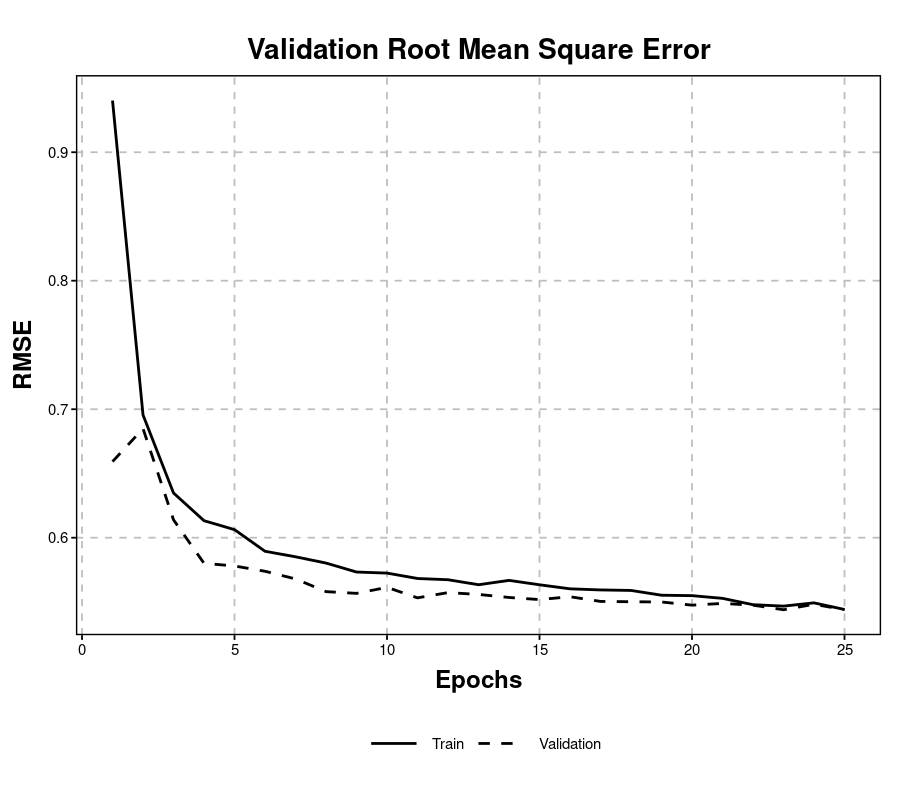

R code for this plot:
theme_Publication <- function(base_size=14, base_family="helvetica") {
  library(grid)
  library(ggthemes)
  (theme_foundation(base_size=base_size, base_family=base_family)
    + theme(plot.title = element_text(face = "bold",
                                      size = rel(1.5), hjust = 0.5),
            text = element_text(),
            panel.background = element_rect(colour = NA),
            plot.background = element_rect(colour = NA),
            panel.border = element_rect(colour = "black", size=1),
            axis.title = element_text(face = "bold",size = rel(1.3)),
            axis.title.y = element_text(angle=90,vjust =2),
            axis.title.x = element_text(vjust = -0.2),
            axis.text = element_text(), 
            # axis.line = element_line(colour="black"),
            axis.line = element_blank(),
            axis.ticks = element_line(),
            panel.grid.major = element_line(colour = "gray", linetype = "dashed"),
            panel.grid.minor = element_blank(),
            legend.key = element_rect(colour = NA),
            legend.position = "bottom",
            legend.direction = "horizontal",
            legend.key.size= unit(1.5, "cm"),
            legend.spacing = unit(0, "cm"),
            legend.title = element_text(face="italic"),
            plot.margin=unit(c(10,5,5,5),"mm"),
            strip.background=element_rect(colour="#f0f0f0",fill="#f0f0f0"),
            strip.text = element_text(face="bold")
    ))
  
}


library(dplyr)
library(ggplot2)


train <- read.csv('train_RMSE.csv', header=T)
val <- read.csv("val_RMSE.csv", header=T)

train <- train %>% select(-Wall.time)
val <- val %>% select(-Wall.time)

train$Step <- train$Step + 1
val$Step <- val$Step + 1

train$group = "train"
val$group = "val"

df <- rbind(train, val)


p1 <- ggplot(df, aes(x=Step, Value, group=group, linetype=group)) +
  geom_line(size=1) +
  theme_Publication() +
  theme(legend.title = element_blank()) +
  ggtitle("Validation Root Mean Square Error") + 
  labs(x = "Epochs", y = "RMSE") +
  scale_linetype_manual(values = c(1, 8), labels = c("Train", "Validation"))


p1


# 3, 8, 1, 4

# require(gridExtra)

# grid.arrange(p1, p2, ncol=2)
